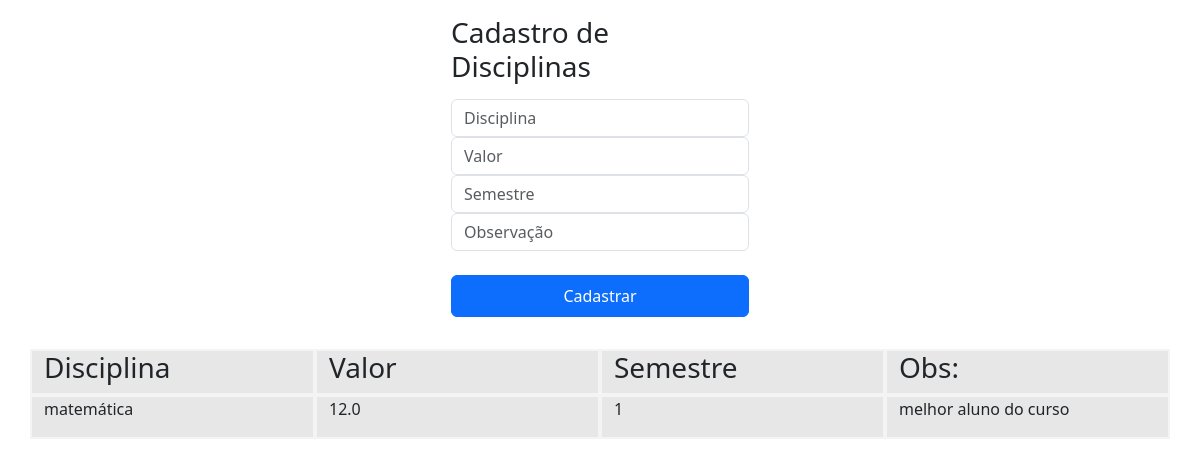
Page /notas (signed in) on the committed database.
### tables this page shows
CREATE TABLE notas (
    id INTEGER PRIMARY KEY AUTOINCREMENT,
    aluno_id INTEGER NOT NULL,
    disciplina TEXT NOT NULL,
    valor REAL NOT NULL,
    semestre TEXT,
    observacao TEXT,
    FOREIGN KEY(aluno_id) REFERENCES alunos(id)
);

### app.py (the view, shortened to what this page needs)
@app.route("/notas", methods=["GET","POST"])
def notas():
    if "aluno_id" not in session:
        return redirect("/login")
    db = get_db()
    notas = db.execute("SELECT * FROM notas WHERE aluno_id=?",(session["aluno_id"],)).fetchall()
    db.close()
    return render_template("notas.html", notas=notas)

### db.py (called while the page is built)
def get_db():
    conn = sqlite3.connect("alunos.db")
    conn.row_factory = sqlite3.Row
    return conn

### templates/notas.html (shortened to what this page needs)
<link rel="stylesheet" href="{{url_for('static', filename='bootstrap.min.css')}}"/>
<link href="{{url_for('static', filename='bootstrap.min.css')}}" rel="stylesheet" />
<link href="{{url_for('static', filename='sign-in.css')}}" rel="stylesheet" />
<main class="form-signin w-100 m-auto">
  <form method="post">
  <h2 class="h3 mb-3 fw-normal">Cadastro de Disciplinas</h2>
  <input class="form-control" placeholder="Disciplina" name="disciplina"/>
  <input class="form-control" placeholder="Valor" name="valor"/>
  <input class="form-control" placeholder="Semestre" name="semestre"/>
  <input class="form-control" placeholder="Observação" name="observacao"/><br/>
  <button class="btn btn-primary w-100 py-2" type="submit">Cadastrar</button>
  </form>
 </main>
  <div class="container">
  <div class="row">
  <div class="col grid"><h3>Disciplina</h3></div>
  <div class="col grid"><h3>Valor</h3></div>
  <div class="col grid"><h3>Semestre</h3></div>
  <div class="col grid"><h3>Obs:</h3></div>
  </div>
</div>
 {% for n in notas %}
 <div class="container">
  <div class="row">
  <div class="col grid"><p>{{n['disciplina']}}</p></div>
  <div class="col grid"> <p>{{n['valor']}}</p></div>
  <div class="col grid"><p>{{n['semestre']}}</p></div>
  <div class="col grid"><p>{{n['observacao']}}</p></div>
  </div>
</div>
{% endfor %}

### static/sign-in.css (style rules this page uses)
.form-signin { max-width: 330px; padding: 1rem; }

### templates/notas.html (style rules this page uses)
div.grid { background: #07070718; border: 2px solid rgba(255, 255, 255, 0.548); height: auto; display: flex; align-items: center; }

### rows in the picture
notas: disciplina "matemática", valor "12.0", semestre "1", observacao "melhor aluno do curso"
